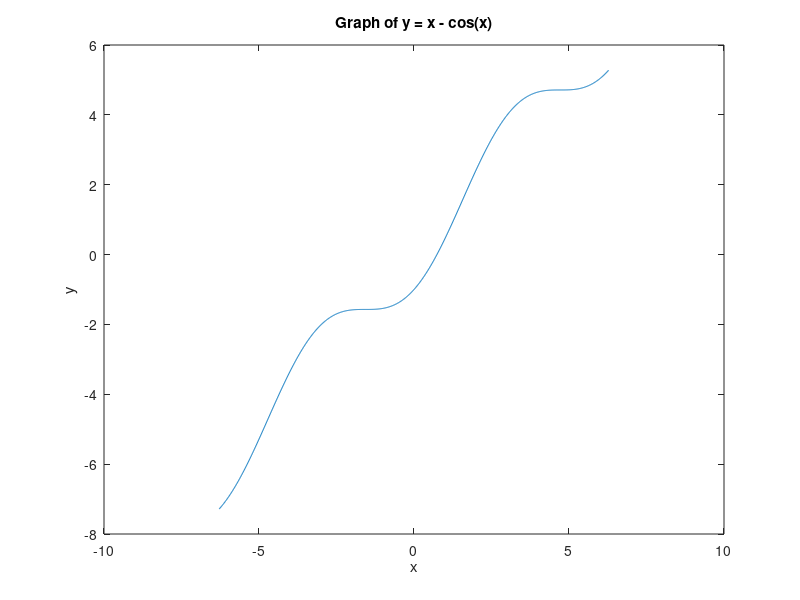
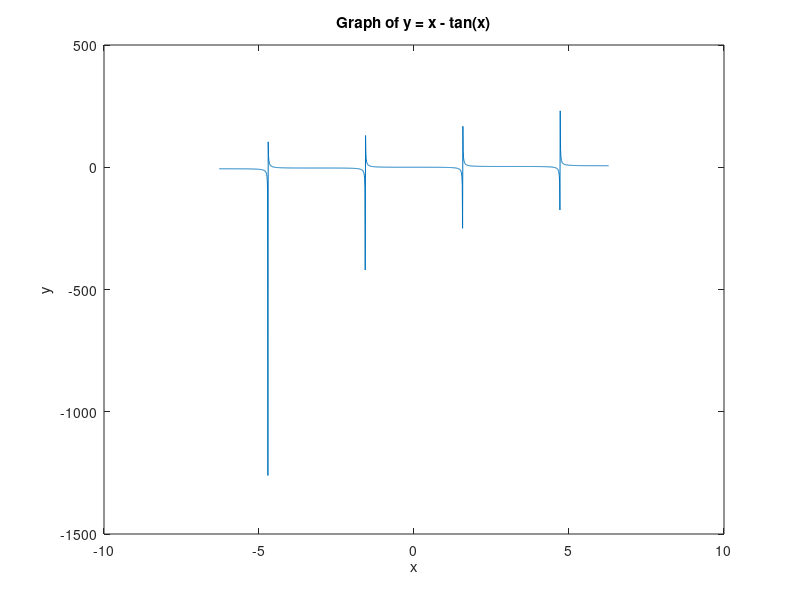

The MATLAB source for these figures, in order:
%This code is intended to find the roots of the functions x to cos(x) and
%tan(x) by comparing two consecutive values and checking whether their sign
%changes
x = -2*pi:0.01:2*pi;
y1 = x - cos(x);
y2 = x - tan(x);
disp('The roots of y = x - cos(x) are')
for R = 1:length(x)
    if R == length(x)
        continue
    end
    if y1(R)*y1(R+1) < 0
        disp((x(R)+x(R+1))/2)
    end
end
disp('The roots of y = x - tan(x) are')
for R = 1:length(x)
    if R == length(x)
        continue
    end
    if abs(y2(R)) < 0.5 && abs(y2(R+1)) < 0.5
        if y2(R)*y2(R+1) < 0
        disp((x(R)+x(R+1))/2)
        end
    end
end

figure(1)
plot(x, y1)
xlabel('x')
ylabel('y')
title('Graph of y = x - cos(x)')
figure(2)
plot(x, y2)
xlabel('x')
ylabel('y')
title('Graph of y = x - tan(x)')